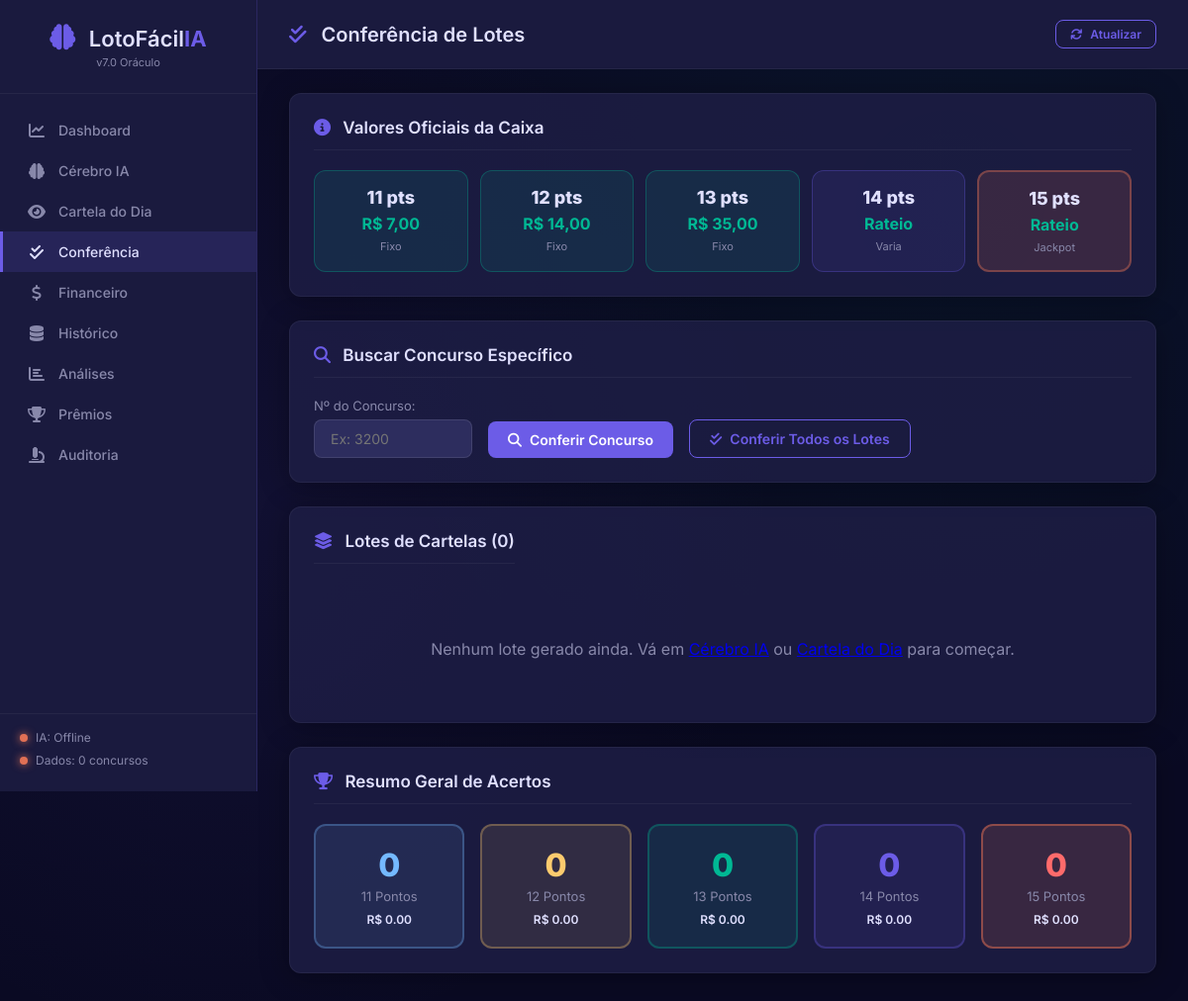
Before: /conferencia with the older database file.
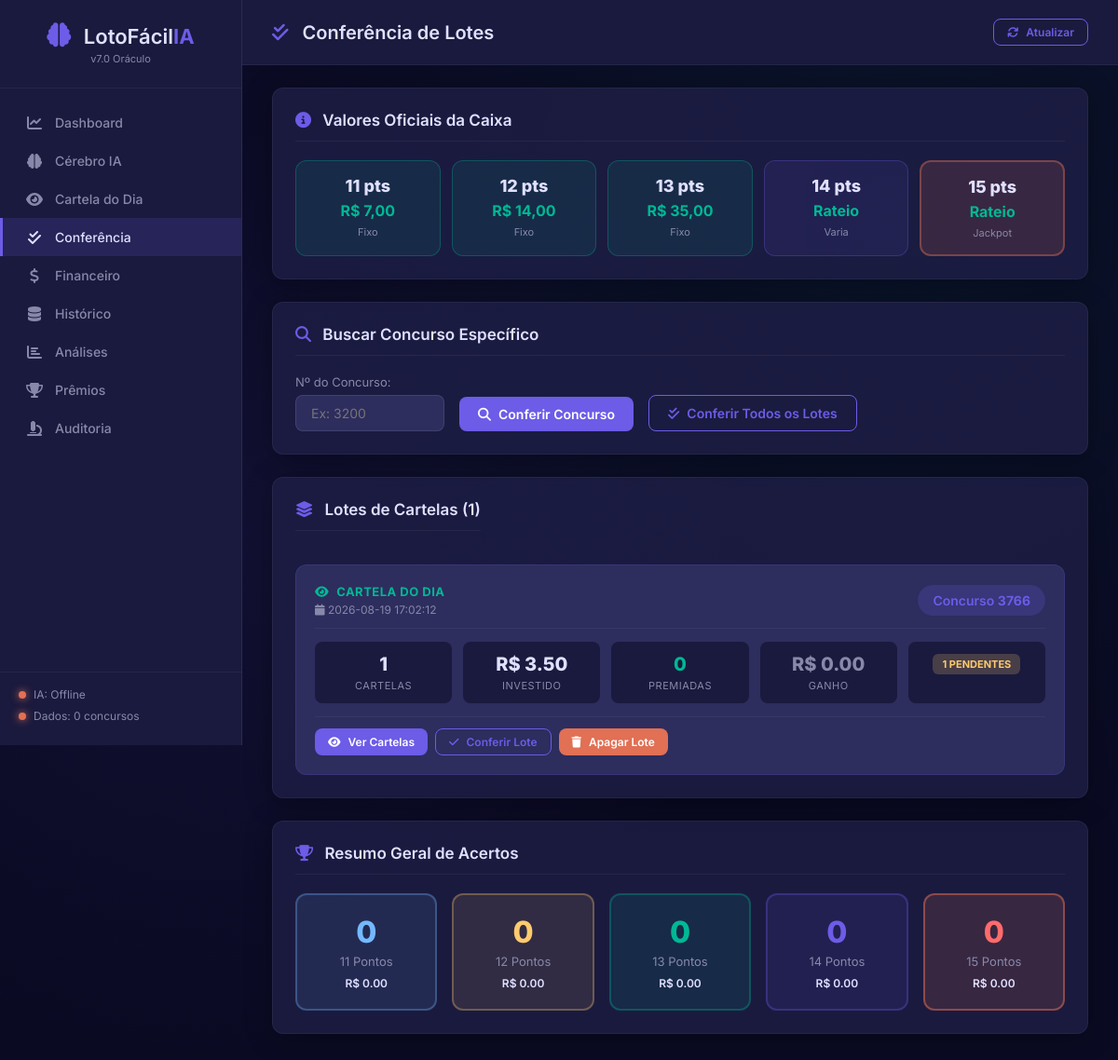
After: the same page with the newer database file.
### tables this page shows
CREATE TABLE lotes_cartelas (
            lote_id       TEXT PRIMARY KEY,
            data_criacao  TEXT,
            concurso_alvo INTEGER,
            tipo_geracao  TEXT,
            quantidade    INTEGER,
            custo_total   REAL,
            modo          TEXT,
            grupo_elite   TEXT,
            cobertura_13  REAL,
            observacao    TEXT
        );

### app.py (the view)
@app.route("/conferencia")
def conferencia_page():
    lotes      = conferencia.get_todos_lotes()
    resumo_raw = conferencia.resumo_conferencia()
    resumo = {}
    for pts, dados in resumo_raw.items():
        resumo[pts] = dados if isinstance(dados, dict) \
                      else {"qtd": dados, "total_premio": 0}
    return render_template(
        "conferencia.html",
        lotes  = lotes,
        resumo = resumo,
    )

### database/db_manager.py (called while the page is built)
    def get_conn(self):
        conn = sqlite3.connect(self.db_path)
        conn.row_factory = sqlite3.Row
        return conn

### templates/conferencia.html (shortened to what this page needs)
{% extends "base.html" %}
{% block page_title %}
    <i class="fas fa-check-double"></i> Conferência de Lotes
{% endblock %}
{% block content %}
<div class="section">
    <h2><i class="fas fa-info-circle"></i> Valores Oficiais da Caixa</h2>
    <div class="premios-oficiais-grid">
        <div class="premio-oficial fixo">
            <span class="po-pts">11 pts</span>
            <span class="po-valor">R$ 7,00</span>
            <span class="po-tipo">Fixo</span>
        </div>
        <div class="premio-oficial fixo">
            <span class="po-pts">12 pts</span>
            <span class="po-valor">R$ 14,00</span>
            <span class="po-tipo">Fixo</span>
        </div>
        <div class="premio-oficial fixo">
            <span class="po-pts">13 pts</span>
            <span class="po-valor">R$ 35,00</span>
            <span class="po-tipo">Fixo</span>
        </div>
        <div class="premio-oficial rateado">
            <span class="po-pts">14 pts</span>
            <span class="po-valor">Rateio</span>
            <span class="po-tipo">Varia</span>
        </div>
        <div class="premio-oficial rateado destaque">
            <span class="po-pts">15 pts</span>
            <span class="po-valor">Rateio</span>
            <span class="po-tipo">Jackpot</span>
        </div>
    </div>
</div>
<div class="section">
    <h2><i class="fas fa-search"></i> Buscar Concurso Específico</h2>
    <div class="form-inline">
        <div class="form-group">
            <label>Nº do Concurso:</label>
            <input type="number" id="input-concurso"
                   class="form-control input-concurso"
                   placeholder="Ex: 3200" min="1">
        </div>
        <button id="btn-conferir-num" class="btn btn-primary">
            <i class="fas fa-search"></i> Conferir Concurso
        </button>
        <button id="btn-conferir-todos" class="btn btn-outline">
            <i class="fas fa-check-double"></i> Conferir Todos os Lotes
        </button>
    </div>
</div>
<div class="section">
    <div class="section-header">
        <h2><i class="fas fa-layer-group"></i>
            Lotes de Cartelas ({{ lotes|length }})
        </h2>
    </div>
    {% if lotes %}
    <div class="lotes-lista">
        {% for lote in lotes %}
        <div class="lote-card" data-lote="{{ lote.lote_id }}">
            <div class="lote-header">
                <div class="lote-info-esq">
                    {% if lote.tipo_geracao == 'cartela_do_dia' %}
                        <div class="lote-tipo tipo-cartela-dia">
                            <i class="fas fa-eye"></i>
                            <span>CARTELA DO DIA</span>
                        </div>
                    {% else %}
                        <div class="lote-tipo tipo-multiplo">
                            <i class="fas fa-magic"></i>
                            <span>LOTE MÚLTIPLO</span>
                        </div>
                    {% endif %}
                    <div class="lote-data">
                        <i class="fas fa-calendar"></i>
                        {{ lote.data_criacao }}
                    </div>
                </div>
                <div class="lote-concurso-badge">
                    Concurso <strong>{{ lote.concurso_alvo }}</strong>
                </div>
            </div>
            <div class="lote-stats">
                <div class="lote-stat">
                    <span class="ls-num">{{ lote.total_cartelas }}</span>
                    <span class="ls-label">Cartelas</span>
                </div>
                <div class="lote-stat">
                    <span class="ls-num">
                        R$ {{ "%.2f"|format(lote.custo_total) }}
                    </span>
                    <span class="ls-label">Investido</span>
                </div>
                <div class="lote-stat">
                    <span class="ls-num ls-verde">
                        {{ lote.premiadas }}
                    </span>
                    <span class="ls-label">Premiadas</span>
                </div>
                <div class="lote-stat">
                    {% if lote.total_ganho > 0 %}
                        <span class="ls-num ls-verde">
                            R$ {{ "%.2f"|format(lote.total_ganho) }}
                        </span>
                    {% else %}
                        <span class="ls-num ls-cinza">
                            R$ {{ "%.2f"|format(lote.total_ganho) }}
                        </span>
                    {% endif %}
                    <span class="ls-label">Ganho</span>
                </div>
                <div class="lote-stat">
                    {% if lote.pendentes > 0 %}
                    <span class="badge badge-warning">
                        {{ lote.pendentes }} pendentes
                    </span>
                    {% else %}
                    <span class="badge badge-success">Conferido</span>
                    {% endif %}
                </div>
            </div>
            <div class="lote-acoes">
                <button class="btn btn-sm btn-primary btn-ver-lote"
                        data-lote="{{ lote.lote_id }}">
                    <i class="fas fa-eye"></i> Ver Cartelas
                </button>
                <button class="btn btn-sm btn-outline btn-conferir-lote"
                        data-lote="{{ lote.lote_id }}"
                        data-concurso="{{ lote.concurso_alvo }}">
                    <i class="fas fa-check"></i> Conferir Lote
                </button>
                <button class="btn btn-sm btn-danger btn-apagar-lote"
                        data-lote="{{ lote.lote_id }}">
                    <i class="fas fa-trash"></i> Apagar Lote
                </button>
            </div>
        </div>
        {% endfor %}
    </div>
    {% else %}
    <p class="msg-vazio">
        Nenhum lote gerado ainda.
        Vá em <a href="/cerebro">Cérebro IA</a> ou
        <a href="/cartela_do_dia">Cartela do Dia</a> para começar.
    </p>
    {% endif %}
</div>
<div class="section">
    <h2><i class="fas fa-trophy"></i> Resumo Geral de Acertos</h2>
    <div class="acertos-grid">
        <div class="acerto-card a11">
            <span class="acerto-num">
                {{ resumo.get(11, {}).get('qtd', 0) }}
            </span>
            <span class="acerto-label">11 Pontos</span>
            <span class="acerto-premio">
                R$ {{ "%.2f"|format(
                    resumo.get(11, {}).get('total_premio', 0)) }}
            </span>
        </div>
        <div class="acerto-card a12">
            <span class="acerto-num">
                {{ resumo.get(12, {}).get('qtd', 0) }}
            </span>
            <span class="acerto-label">12 Pontos</span>
            <span class="acerto-premio">
                R$ {{ "%.2f"|format(
                    resumo.get(12, {}).get('total_premio', 0)) }}
            </span>
        </div>
        <div class="acerto-card a13">
            <span class="acerto-num">
                {{ resumo.get(13, {}).get('qtd', 0) }}
            </span>
            <span class="acerto-label">13 Pontos</span>
            <span class="acerto-premio">
                R$ {{ "%.2f"|format(
                    resumo.get(13, {}).get('total_premio', 0)) }}
            </span>
        </div>
        <div class="acerto-card a14">
            <span class="acerto-num">
                {{ resumo.get(14, {}).get('qtd', 0) }}
            </span>
            <span class="acerto-label">14 Pontos</span>
            <span class="acerto-premio">
                R$ {{ "%.2f"|format(
                    resumo.get(14, {}).get('total_premio', 0)) }}
            </span>
        </div>
        <div class="acerto-card a15">
            <span class="acerto-num">
                {{ resumo.get(15, {}).get('qtd', 0) }}
            </span>
            <span class="acerto-label">15 Pontos</span>
            <span class="acerto-premio">
                R$ {{ "%.2f"|format(
                    resumo.get(15, {}).get('total_premio', 0)) }}
            </span>
        </div>
    </div>
</div>
{% endblock %}

### templates/base.html (shortened to what this page needs)
<!DOCTYPE html>
<html lang="pt-br">
<head>
    <link rel="stylesheet"
          href="{{ url_for('static', filename='css/style.css') }}">
    <link href="https://cdnjs.cloudflare.com/ajax/libs/font-awesome/6.4.0/css/all.min.css"
          rel="stylesheet">
</head>
<body>
    <nav class="sidebar">
        <div class="sidebar-header">
            <div class="logo">
                <i class="fas fa-brain"></i>
                <span>LotoFácil<strong>IA</strong></span>
            </div>
            <small class="version">v7.0 Oráculo</small>
        </div>
        <ul class="nav-menu">
            <li>
                <a href="/"
                   class="{% if request.path == '/' %}active{% endif %}">
                    <i class="fas fa-chart-line"></i> Dashboard
                </a>
            </li>
            <li>
                <a href="/cerebro"
                   class="{% if request.path == '/cerebro' or request.path == '/gerar' %}active{% endif %}">
                    <i class="fas fa-brain"></i> Cérebro IA
                </a>
            </li>
            <li>
                <a href="/cartela_do_dia"
                   class="{% if request.path == '/cartela_do_dia' %}active{% endif %}">
                    <i class="fas fa-eye"></i> Cartela do Dia
                </a>
            </li>
            <li>
                <a href="/conferencia"
                   class="{% if request.path == '/conferencia' %}active{% endif %}">
                    <i class="fas fa-check-double"></i> Conferência
                </a>
            </li>
            <li>
                <a href="/financeiro_page"
                   class="{% if request.path == '/financeiro_page' %}active{% endif %}">
                    <i class="fas fa-dollar-sign"></i> Financeiro
                </a>
            </li>
            <li>
                <a href="/historico"
                   class="{% if request.path == '/historico' %}active{% endif %}">
                    <i class="fas fa-database"></i> Histórico
                </a>
            </li>
            <li>
                <a href="/analise"
                   class="{% if request.path == '/analise' %}active{% endif %}">
                    <i class="fas fa-chart-bar"></i> Análises
                </a>
            </li>
            <li>
                <a href="/premios"
                   class="{% if request.path == '/premios' %}active{% endif %}">
                    <i class="fas fa-trophy"></i> Prêmios
                </a>
            </li>
            <li>
                <a href="/ia_auditoria"
                   class="{% if request.path == '/ia_auditoria' %}active{% endif %}">
                    <i class="fas fa-microscope"></i> Auditoria
                </a>
            </li>
        </ul>
        <div class="sidebar-footer">
            <div class="status-indicator">
                <span class="dot {% if status and status.ia_treinada %}green{% else %}red{% endif %}"></span>
                IA: {% if status and status.ia_treinada %}Online{% else %}Offline{% endif %}
            </div>
            <div class="status-indicator">
                <span class="dot {% if status and status.dados_carregados %}green{% else %}red{% endif %}"></span>
                Dados: {% if status and status.ultimo_concurso %}{{ status.ultimo_concurso }}{% else %}0{% endif %} concursos
            </div>
        </div>
    </nav>
    <main class="main-content">
        <header class="topbar">
            <h1>{% block page_title %}Dashboard{% endblock %}</h1>
            <div class="topbar-actions">
                <button onclick="atualizarStatus()"
                        class="btn btn-sm btn-outline">
                    <i class="fas fa-sync"></i> Atualizar
                </button>
            </div>
        </header>
        <div class="content">
            {% block content %}{% endblock %}
        </div>
    </main>
</body>
</html>

Changed rows visible on the page:
added lotes_cartelas: tipo_geracao "cartela_do_dia" (drawn), data_criacao "2026-08-19 17:02:12", concurso_alvo "3766", total_cartelas "1", custo_total "3.50", premiadas "0", total_ganho "0.00", pendentes "1"
Other visible differences:
{{ lotes|length }}: "0" → "1"
text no longer shown: "Nenhum lote gerado ainda. Vá em ou para começar."
